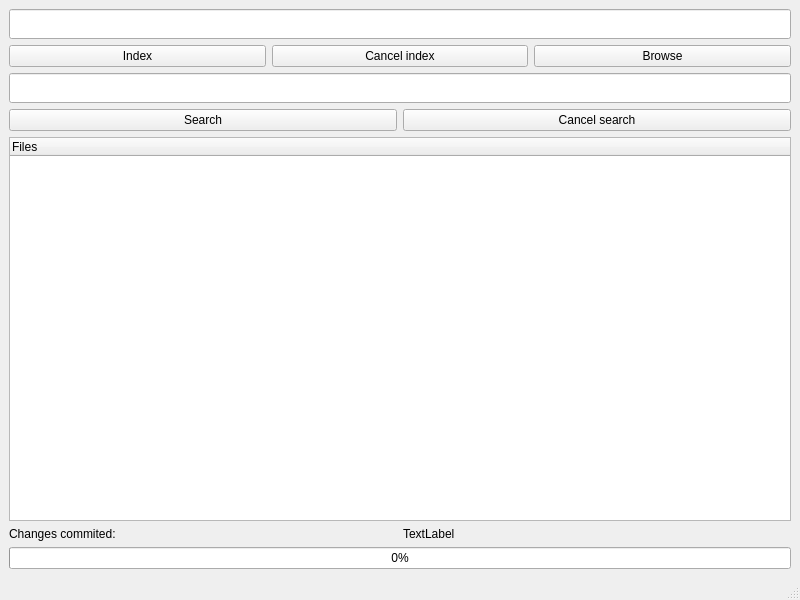
<?xml version="1.0" encoding="UTF-8"?>
<ui version="4.0">
 <class>MainWindow</class>
 <widget class="QMainWindow" name="MainWindow">
  <property name="geometry">
   <rect>
    <x>0</x>
    <y>0</y>
    <width>800</width>
    <height>600</height>
   </rect>
  </property>
  <property name="windowTitle">
   <string>MainWindow</string>
  </property>
  <widget class="QWidget" name="centralwidget">
   <layout class="QVBoxLayout" name="verticalLayout_2">
    <item>
     <layout class="QVBoxLayout" name="verticalLayout">
      <item>
       <widget class="QLineEdit" name="dirEdit">
        <property name="minimumSize">
         <size>
          <width>0</width>
          <height>30</height>
         </size>
        </property>
        <property name="maximumSize">
         <size>
          <width>16777215</width>
          <height>30</height>
         </size>
        </property>
       </widget>
      </item>
      <item>
       <layout class="QHBoxLayout" name="horizontalLayout">
        <item>
         <widget class="QPushButton" name="indexButton">
          <property name="text">
           <string>Index</string>
          </property>
         </widget>
        </item>
        <item>
         <widget class="QPushButton" name="cancelIndexButton">
          <property name="text">
           <string>Cancel index</string>
          </property>
         </widget>
        </item>
        <item>
         <widget class="QPushButton" name="browseButton">
          <property name="text">
           <string>Browse</string>
          </property>
         </widget>
        </item>
       </layout>
      </item>
      <item>
       <widget class="QLineEdit" name="stringEdit">
        <property name="minimumSize">
         <size>
          <width>0</width>
          <height>30</height>
         </size>
        </property>
        <property name="maximumSize">
         <size>
          <width>16777215</width>
          <height>30</height>
         </size>
        </property>
       </widget>
      </item>
      <item>
       <layout class="QHBoxLayout" name="horizontalLayout_2">
        <item>
         <widget class="QPushButton" name="searchButton">
          <property name="enabled">
           <bool>true</bool>
          </property>
          <property name="text">
           <string>Search</string>
          </property>
          <property name="checkable">
           <bool>false</bool>
          </property>
         </widget>
        </item>
        <item>
         <widget class="QPushButton" name="cancelSearchButton">
          <property name="enabled">
           <bool>true</bool>
          </property>
          <property name="text">
           <string>Cancel search</string>
          </property>
         </widget>
        </item>
       </layout>
      </item>
      <item>
       <widget class="QTreeWidget" name="searchWidget">
        <property name="selectionMode">
         <enum>QAbstractItemView::MultiSelection</enum>
        </property>
        <column>
         <property name="text">
          <string notr="true">Files</string>
         </property>
        </column>
       </widget>
      </item>
      <item>
       <layout class="QHBoxLayout" name="horizontalLayout_3">
        <item>
         <widget class="QLabel" name="label">
          <property name="text">
           <string>Changes commited:</string>
          </property>
         </widget>
        </item>
        <item>
         <widget class="QLabel" name="number">
          <property name="text">
           <string>TextLabel</string>
          </property>
         </widget>
        </item>
       </layout>
      </item>
      <item>
       <widget class="QProgressBar" name="progressBar">
        <property name="minimum">
         <number>0</number>
        </property>
        <property name="value">
         <number>0</number>
        </property>
       </widget>
      </item>
     </layout>
    </item>
   </layout>
  </widget>
  <widget class="QStatusBar" name="statusBar"/>
  <action name="actionstart">
   <property name="text">
    <string>Select</string>
   </property>
  </action>
  <action name="actionStart">
   <property name="text">
    <string>Start</string>
   </property>
  </action>
  <action name="actionCancel">
   <property name="text">
    <string>Cancel</string>
   </property>
  </action>
  <action name="actionDelete">
   <property name="text">
    <string>Delete</string>
   </property>
  </action>
  <action name="actionClear">
   <property name="text">
    <string>Clear</string>
   </property>
  </action>
 </widget>
 <resources/>
 <connections/>
</ui>
